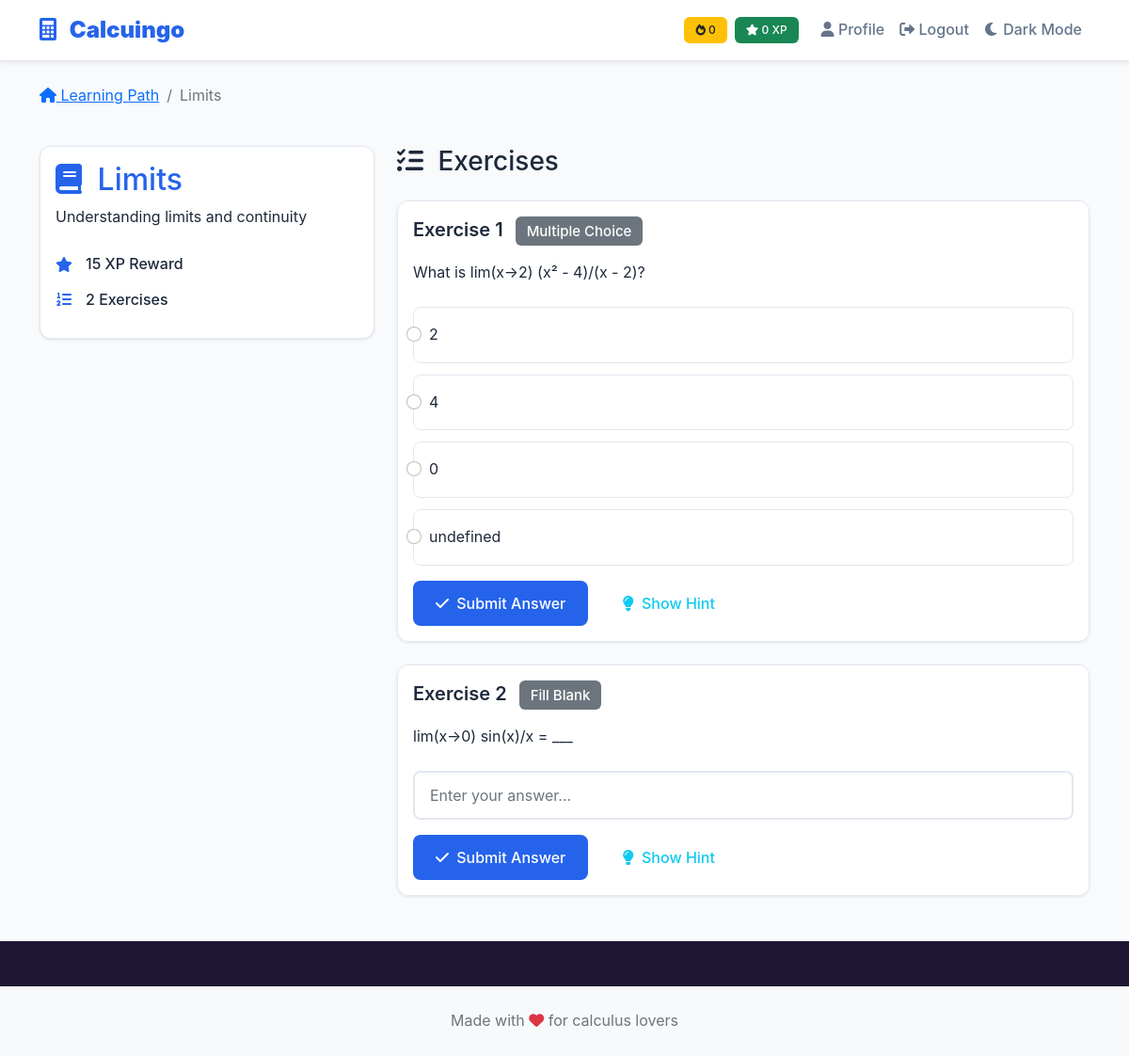
/lessons/2 (signed in), run on the app's committed database.
### models.py (models this page shows, shortened)
class Lesson(db.Model):
    id = db.Column(db.Integer, primary_key=True)
    title = db.Column(db.String(200), nullable=False)  # Lesson title (e.g., "Introduction to Limits")
    description = db.Column(db.Text)  # Detailed lesson description
    status = db.Column(db.String(20), default='locked')  # locked, in-progress, completed
    order = db.Column(db.Integer, nullable=False)  # Display order in learning path
    xp_reward = db.Column(db.Integer, default=10)  # XP points awarded for completion
    prerequisites = db.Column(db.Text)  # JSON string of prerequisite lesson IDs

class Exercise(db.Model):
    id = db.Column(db.Integer, primary_key=True)
    lesson_id = db.Column(db.Integer, db.ForeignKey('lesson.id'), nullable=False)  # Parent lesson
    type = db.Column(db.String(50), nullable=False)  # multiple_choice, fill_blank, drag_drop, graph
    question = db.Column(db.Text, nullable=False)  # The exercise question/prompt
    answer = db.Column(db.Text, nullable=False)  # Correct answer (can be complex for math problems)
    options = db.Column(db.Text)  # JSON string for multiple choice options
    hint = db.Column(db.Text)  # Optional hint for students
    order = db.Column(db.Integer, default=0)  # Order within the lesson
    def get_options(self):
        try:
            return json.loads(self.options) if self.options else []
        except:
            return []

### routes/lessons.py (the view)
@lessons_bp.route('/<int:lesson_id>')
def lesson_detail(lesson_id):
    lesson = Lesson.query.get_or_404(lesson_id)
    exercises = Exercise.query.filter_by(lesson_id=lesson_id).order_by(Exercise.order).all()
    user_progress = None
    if 'user_id' in session:
        user_progress = Progress.query.filter_by(
            user_id=session['user_id'],
            lesson_id=lesson_id
        ).first()
    return render_template('lessons/lesson_detail.html',
                         lesson=lesson,
                         exercises=exercises,
                         user_progress=user_progress)

### templates/lessons/lesson_detail.html (shortened to what this page needs)
{% extends "base.html" %}
{% block main_class %}lesson-page{% endblock %}
{% block content %}
<div class="container py-4">
    <div class="row mb-4">
        <div class="col-12">
            <nav aria-label="breadcrumb">
                <ol class="breadcrumb">
                    <li class="breadcrumb-item">
                        <a href="{{ url_for('learning_path') }}">
                            <i class="fas fa-home"></i> Learning Path
                        </a>
                    </li>
                    <li class="breadcrumb-item active">{{ lesson.title }}</li>
                </ol>
            </nav>
        </div>
    </div>
    <div class="row">
        <div class="col-lg-4 mb-4">
            <div class="card lesson-info-card">
                <div class="card-body">
                    <h2 class="card-title text-primary">
                        <i class="fas fa-book me-2"></i>
                        {{ lesson.title }}
                    </h2>
                    <p class="card-text">{{ lesson.description }}</p>
                    <div class="lesson-stats">
                        <div class="stat-item">
                            <i class="fas fa-star"></i>
                            <span>{{ lesson.xp_reward }} XP Reward</span>
                        </div>
                        <div class="stat-item">
                            <i class="fas fa-list-ol"></i>
                            <span>{{ exercises|length }} Exercises</span>
                        </div>
                    </div>
                </div>
            </div>
        </div>
        <div class="col-lg-8">
            <div class="exercises-container">
                <h3 class="mb-4">
                    <i class="fas fa-tasks me-2"></i>
                    Exercises
                </h3>
                {% if exercises %}
                    {% for exercise in exercises %}
                    <div class="exercise-card" data-exercise-id="{{ exercise.id }}">
                        <div class="card">
                            <div class="card-body">
                                <div class="exercise-header">
                                    <h5 class="exercise-title">
                                        Exercise {{ loop.index }}
                                        <span class="badge bg-secondary ms-2">{{ exercise.type.replace('_', ' ').title() }}</span>
                                    </h5>
                                </div>
                                <div class="exercise-content">
                                    <p class="exercise-question">{{ exercise.question }}</p>
                                    <form method="POST" action="{{ url_for('lessons.submit_exercise', lesson_id=lesson.id) }}">
                                        {% if exercise.type == 'multiple_choice' %}
                                            <div class="exercise-options">
                                                {% for option in exercise.get_options() %}
                                                <div class="form-check">
                                                    <input class="form-check-input" type="radio"
                                                           name="answer"
                                                           value="{{ option }}"
                                                           id="option_{{ exercise.id }}_{{ loop.index }}"
                                                           required>
                                                    <label class="form-check-label" for="option_{{ exercise.id }}_{{ loop.index }}">
                                                        {{ option }}
                                                    </label>
                                                </div>
                                                {% endfor %}
                                            </div>
                                        {% elif exercise.type == 'fill_blank' %}
                                            <div class="exercise-input">
                                                <input type="text"
                                                       class="form-control"
                                                       name="answer"
                                                       placeholder="Enter your answer..."
                                                       required>
                                            </div>
                                        {% endif %}
                                        <div class="exercise-actions mt-3">
                                            <button type="submit" class="btn btn-primary">
                                                <i class="fas fa-check me-1"></i>
                                                Submit Answer
                                            </button>
                                            {% if exercise.hint %}
                                            <button type="button" class="btn btn-outline-info ms-2"
                                                    data-bs-toggle="tooltip"
                                                    data-bs-placement="top"
                                                    title="{{ exercise.hint }}">
                                                <i class="fas fa-lightbulb me-1"></i>
                                                Show Hint
                                            </button>
                                            {% endif %}
                                        </div>
                                    </form>
                                </div>
                            </div>
                        </div>
                    </div>
                    {% endfor %}
                {% else %}
                    <div class="alert alert-info">
                        <i class="fas fa-info-circle me-2"></i>
                        No exercises available for this lesson yet.
                    </div>
                {% endif %}
            </div>
        </div>
    </div>
</div>
{% endblock %}

### static/css/style.css (style rules this page uses)
:root { --primary-color: #2563eb; --primary-dark: #1d4ed8; --dark-mode-bg: #1e293b; --dark-mode-text: #f1f5f9; --secondary-color: #64748b; --accent-color: #f59e0b; --success-color: #10b981; --danger-color: #ef4444; --warning-color: #f59e0b; --light-bg: #f8fafc; --dark-bg: #1e1632; --text-dark: #1e293b; --text-muted: #64748b; --border-color: #e2e8f0; --border-radius: 12px; --shadow: 0 1px 3px rgba(0, 0, 0, 0.1); --shadow-lg: 0 10px 25px rgba(0, 0, 0, 0.1); }
body { font-family: 'Inter', -apple-system, BlinkMacSystemFont, 'Segoe UI', Roboto, sans-serif; background-color: var(--dark-bg); color: var(--text-dark); line-height: 1.6; }
.lesson-info-card { border: none; box-shadow: var(--shadow); border-radius: var(--border-radius); background: white; }
.lesson-stats { margin-top: 1.5rem; }
.stat-item { display: flex; align-items: center; margin-bottom: 0.75rem; font-weight: 500; color: var(--text-dark); }
.stat-item i { margin-right: 0.75rem; width: 20px; color: var(--primary-color); }
.exercise-card { border: none; box-shadow: var(--shadow); border-radius: var(--border-radius); background: white; transition: all 0.3s ease; margin-bottom: 1.5rem; }
.exercise-title { color: var(--text-dark); font-weight: 600; margin-bottom: 1rem; }
.exercise-question { font-size: 1rem; margin-bottom: 1.5rem; color: var(--text-dark); line-height: 1.6; }
.exercise-options .form-check { margin-bottom: 0.75rem; padding: 1rem; border: 1px solid var(--border-color); border-radius: 8px; transition: all 0.2s ease; cursor: pointer; }
.exercise-input input { border-radius: 8px; border: 2px solid var(--border-color); padding: 0.75rem 1rem; font-size: 1rem; transition: all 0.2s ease; width: 100%; }
.btn { border-radius: 8px; font-weight: 500; transition: all 0.2s ease; border: none; padding: 0.75rem 1.5rem; }
.btn-primary { background: var(--primary-color); color: white; }
.card { border: 1px solid var(--border-color); border-radius: var(--border-radius); background: white; transition: all 0.3s ease; }
.badge { border-radius: 6px; font-weight: 500; padding: 0.5rem 0.75rem; }
.form-control { border-radius: 8px; border: 2px solid var(--border-color); transition: all 0.2s ease; padding: 0.75rem 1rem; }
.text-primary { color: var(--primary-color) !important; }

### data on the page
Lesson: title "Limits", description "Understanding limits and continuity", xp_reward "15"
Exercise: type.replace "Multiple Choice", question "What is lim(x→2) (x² - 4)/(x - 2)?", get_options "2" "4" "0" "undefined"
Exercise: type.replace "Fill Blank", question "lim(x→0) sin(x)/x = ___"

### other printed values
{{ exercises|length }} "2"
